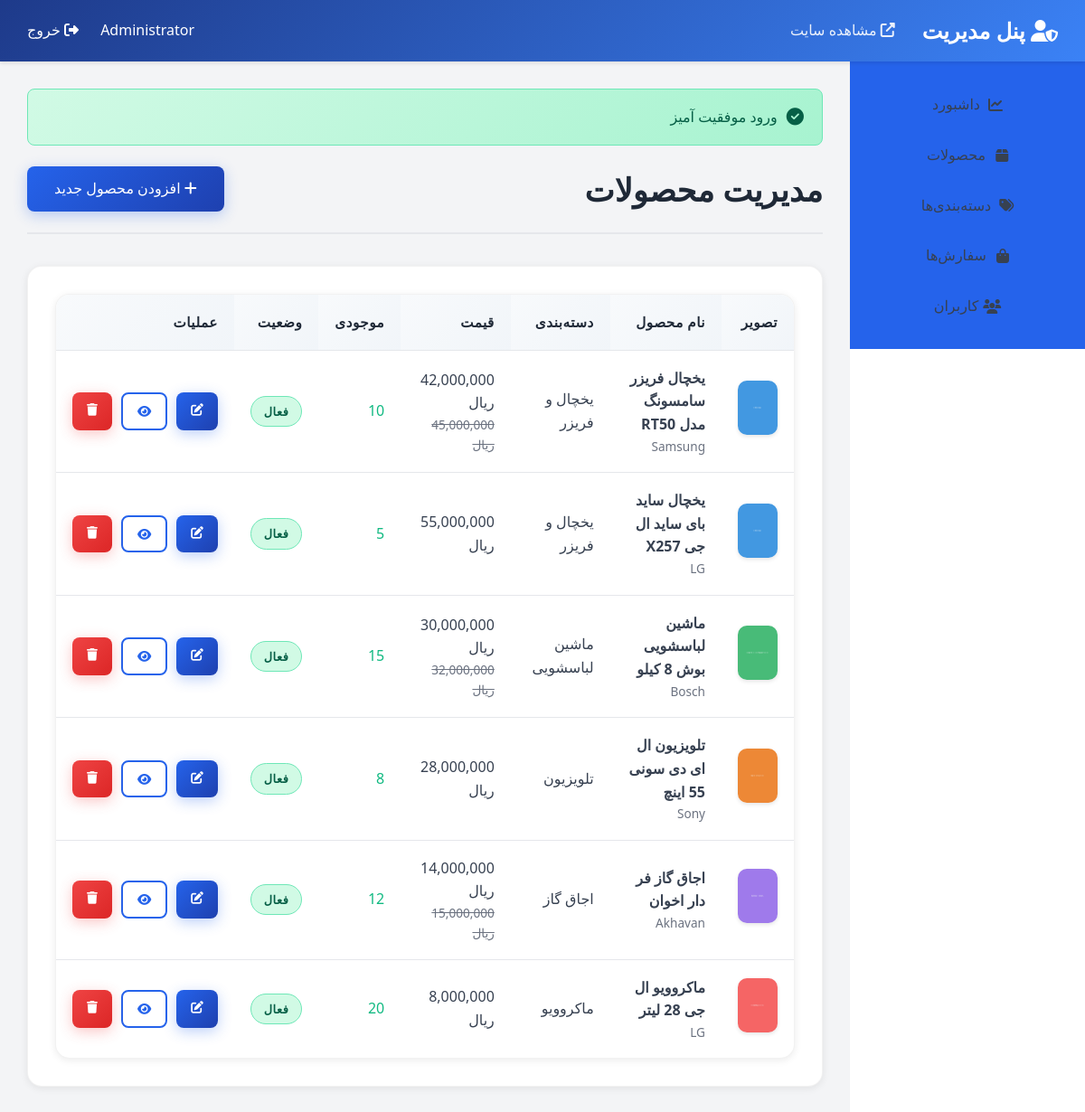
/admin/products.php (signed in), run on the app's committed database.
### tables this page shows
CREATE TABLE IF NOT EXISTS users (
    id INT AUTO_INCREMENT PRIMARY KEY,
    username VARCHAR(50) NOT NULL UNIQUE,
    email VARCHAR(100) NOT NULL UNIQUE,
    password VARCHAR(255) NOT NULL,
    full_name VARCHAR(100) NOT NULL,
    phone VARCHAR(20),
    address TEXT,
    city VARCHAR(50),
    postal_code VARCHAR(20),
    role ENUM('admin', 'customer') DEFAULT 'customer',
    status ENUM('active', 'inactive', 'banned') DEFAULT 'active',
    created_at TIMESTAMP DEFAULT CURRENT_TIMESTAMP,
    updated_at TIMESTAMP DEFAULT CURRENT_TIMESTAMP ON UPDATE CURRENT_TIMESTAMP,
    INDEX idx_username (username),
    INDEX idx_email (email),
    INDEX idx_role (role)
);

CREATE TABLE IF NOT EXISTS products (
    id INT AUTO_INCREMENT PRIMARY KEY,
    category_id INT NOT NULL,
    name VARCHAR(200) NOT NULL,
    description TEXT,
    price DECIMAL(10, 2) NOT NULL,
    discount_price DECIMAL(10, 2) DEFAULT NULL,
    stock INT DEFAULT 0,
    image VARCHAR(255),
    brand VARCHAR(100),
    model VARCHAR(100),
    warranty VARCHAR(100),
    status ENUM('active', 'inactive', 'out_of_stock') DEFAULT 'active',
    featured TINYINT(1) DEFAULT 0,
    created_at TIMESTAMP DEFAULT CURRENT_TIMESTAMP,
    updated_at TIMESTAMP DEFAULT CURRENT_TIMESTAMP ON UPDATE CURRENT_TIMESTAMP,
    FOREIGN KEY (category_id) REFERENCES categories(id) ON DELETE CASCADE,
    INDEX idx_category (category_id),
    INDEX idx_status (status),
    INDEX idx_featured (featured),
    INDEX idx_price (price)
);

CREATE TABLE IF NOT EXISTS categories (
    id INT AUTO_INCREMENT PRIMARY KEY,
    name VARCHAR(100) NOT NULL,
    description TEXT,
    image VARCHAR(255),
    parent_id INT DEFAULT NULL,
    status ENUM('active', 'inactive') DEFAULT 'active',
    created_at TIMESTAMP DEFAULT CURRENT_TIMESTAMP,
    updated_at TIMESTAMP DEFAULT CURRENT_TIMESTAMP ON UPDATE CURRENT_TIMESTAMP,
    FOREIGN KEY (parent_id) REFERENCES categories(id) ON DELETE SET NULL,
    INDEX idx_status (status),
    INDEX idx_parent (parent_id)
);

### includes/functions.php (called while the page is built, shortened)
<?php
function isLoggedIn() {
    return isset($_SESSION['user_id']);
}
function getCurrentUserId() {
    return $_SESSION['user_id'] ?? null;
}
function getCurrentUser() {
    $db = getDB();
    $userId = getCurrentUserId();
    $stmt = $db->prepare("SELECT id, username, email, full_name, phone, address, city, postal_code, role FROM users WHERE id = ?");
    $stmt->bind_param("i", $userId);
    $stmt->execute();
    $result = $stmt->get_result();
    return $result->fetch_assoc();
}
function formatPrice($price) {
    return number_format($price, 0, '.', ',') . ' ریال';
}
function getFlashMessage() {
    if (isset($_SESSION['flash_message'])) {
        $flash = $_SESSION['flash_message'];
        return $flash;
    }
    return null;
}

### includes/db.php (called while the page is built, shortened)
<?php
class Database {
    private static $instance = null;
    private $connection;
    private function __construct() {
        try {
            $this->connection = new mysqli(DB_HOST, DB_USER, DB_PASS, DB_NAME);
            $this->connection->set_charset("utf8mb4");
        } catch (Exception $e) {
            die("Database connection error: " . $e->getMessage());
        }
    }
    public static function getInstance() {
        if (self::$instance === null) {
            self::$instance = new self();
        }
        return self::$instance;
    }
    public function prepare($sql) {
        return $this->connection->prepare($sql);
    }
}
function getDB() {
    return Database::getInstance();
}

### includes/Product.php (called while the page is built, shortened)
<?php
require_once __DIR__ . '/db.php';
require_once __DIR__ . '/functions.php';
class Product {
    private $db;
    public function __construct() {
        $this->db = getDB();
    }
    public function getProducts($filters = [], $limit = 20, $offset = 0) {
        $where = [];
        $params = [];
        $types = '';
        $whereClause = !empty($where) ? implode(' AND ', $where) : '1=1';
        $orderBy = $filters['order_by'] ?? 'p.created_at DESC';
        $sql = "SELECT p.*, c.name as category_name
                FROM products p
                LEFT JOIN categories c ON p.category_id = c.id
                WHERE $whereClause
                ORDER BY $orderBy
                LIMIT ? OFFSET ?";
        $params[] = $limit;
        $params[] = $offset;
        $types .= 'ii';
        $stmt = $this->db->prepare($sql);
        if (!empty($params)) {
            $stmt->bind_param($types, ...$params);
        }
        $stmt->execute();
        $result = $stmt->get_result();
        $products = [];
        while ($row = $result->fetch_assoc()) {
            $products[] = $row;
        }
        return $products;
    }
}

### admin/products.php (the view, shortened to what this page needs)
<?php
require_once __DIR__ . '/../includes/db.php';
require_once __DIR__ . '/../includes/functions.php';
require_once __DIR__ . '/../includes/Product.php';
$productObj = new Product();
require_once 'header.php';
$products = $productObj->getProducts(['show_all' => true], 100, 0);
?>
<div class="page-header">
    <h1 class="page-title">مدیریت محصولات</h1>
    <a href="<?php echo ADMIN_URL; ?>/product-edit.php" class="btn btn-primary">
        <i class="fas fa-plus"></i> افزودن محصول جدید
    </a>
</div>
<div class="admin-card">
    <?php if (!empty($products)): ?>
        <div class="admin-table">
            <table>
                <thead>
                    <tr>
                        <th style="width: 80px;">تصویر</th>
                        <th>نام محصول</th>
                        <th>دسته‌بندی</th>
                        <th>قیمت</th>
                        <th>موجودی</th>
                        <th>وضعیت</th>
                        <th style="width: 150px;">عملیات</th>
                    </tr>
                </thead>
                <tbody>
                    <?php foreach ($products as $product): ?>
                        <tr>
                            <td>
                                <?php if ($product['image']): ?>
                                    <img src="<?php echo SITE_URL; ?>/uploads/products/<?php echo htmlspecialchars($product['image']); ?>"
                                         alt="<?php echo htmlspecialchars($product['name']); ?>">
                                <?php else: ?>
                                    <div style="width: 50px; height: 50px; background: var(--light-color); border-radius: 8px; display: flex; align-items: center; justify-content: center;">
                                        <i class="fas fa-image" style="color: var(--text-light);"></i>
                                    </div>
                                <?php endif; ?>
                            </td>
                            <td>
                                <strong><?php echo htmlspecialchars($product['name']); ?></strong>
                                <?php if ($product['brand']): ?>
                                    <div style="color: var(--text-light); font-size: 0.85rem;">
                                        <?php echo htmlspecialchars($product['brand']); ?>
                                    </div>
                                <?php endif; ?>
                            </td>
                            <td><?php echo htmlspecialchars($product['category_name']); ?></td>
                            <td>
                                <?php if ($product['discount_price']): ?>
                                    <div><?php echo formatPrice($product['discount_price']); ?></div>
                                    <div style="color: var(--text-light); font-size: 0.85rem; text-decoration: line-through;">
                                        <?php echo formatPrice($product['price']); ?>
                                    </div>
                                <?php else: ?>
                                    <?php echo formatPrice($product['price']); ?>
                                <?php endif; ?>
                            </td>
                            <td>
                                <?php if ($product['stock'] > 0): ?>
                                    <span style="color: var(--secondary-color);"><?php echo $product['stock']; ?></span>
                                <?php else: ?>
                                    <span style="color: var(--danger-color);">ناموجود</span>
                                <?php endif; ?>
                            </td>
                            <td>
                                <?php
                                $statusMap = [
                                    'active' => ['فعال', 'status-active'],
                                    'inactive' => ['غیرفعال', 'status-inactive'],
                                    'out_of_stock' => ['ناموجود', 'status-inactive']
                                ];
                                $statusInfo = $statusMap[$product['status']] ?? ['نامشخص', 'status-inactive'];
                                ?>
                                <span class="status-badge <?php echo $statusInfo[1]; ?>">
                                    <?php echo $statusInfo[0]; ?>
                                </span>
                            </td>
                            <td>
                                <div class="action-buttons">
                                    <a href="<?php echo ADMIN_URL; ?>/product-edit.php?id=<?php echo $product['id']; ?>"
                                       class="btn btn-sm btn-primary" title="ویرایش">
                                        <i class="fas fa-edit"></i>
                                    </a>
                                    <a href="<?php echo SITE_URL; ?>/public/product-detail.php?id=<?php echo $product['id']; ?>"
                                       class="btn btn-sm btn-outline" title="مشاهده" target="_blank">
                                        <i class="fas fa-eye"></i>
                                    </a>
                                    <a href="?delete=1&id=<?php echo $product['id']; ?>"
                                       class="btn btn-sm btn-danger confirm-delete" title="حذف">
                                        <i class="fas fa-trash"></i>
                                    </a>
                                </div>
                            </td>
                        </tr>
                    <?php endforeach; ?>
                </tbody>
            </table>
        </div>
    <?php endif; ?>
</div>
<?php require_once 'footer.php'; ?>

### admin/header.php (shortened to what this page needs)
<?php
require_once __DIR__ . '/../includes/db.php';
require_once __DIR__ . '/../includes/functions.php';
$currentUser = getCurrentUser();
?>
<!DOCTYPE html>
<html lang="fa">
<head>
    <link rel="stylesheet" href="<?php echo SITE_URL; ?>/assets/css/style.css">
    <link rel="stylesheet" href="<?php echo SITE_URL; ?>/assets/css/admin.css">
    <link rel="stylesheet" href="https://cdnjs.cloudflare.com/ajax/libs/font-awesome/6.4.0/css/all.min.css">
</head>
<body style="background: #f3f4f6;">
    <header style="background: linear-gradient(135deg, #1e3a8a, #3b82f6); box-shadow: 0 2px 4px rgba(0,0,0,0.1);">
        <div style="padding: 15px 30px; display: flex; justify-content: space-between; align-items: center;">
            <div style="display: flex; align-items: center; gap: 30px;">
                <h1 style="color: white; font-size: 1.5rem; margin: 0;">
                    <i class="fas fa-user-shield"></i> پنل مدیریت
                </h1>
                <a href="<?php echo SITE_URL; ?>/public/index.php" target="_blank" style="color: white; opacity: 0.9;">
                    <i class="fas fa-external-link-alt"></i> مشاهده سایت
                </a>
            </div>
            <div style="color: white;">
                <span><?php echo htmlspecialchars($currentUser['full_name']); ?></span>
                <a href="<?php echo SITE_URL; ?>/public/logout.php" style="color: white; margin-right: 20px;">
                    <i class="fas fa-sign-out-alt"></i> خروج
                </a>
            </div>
        </div>
    </header>
    <div style="display: flex; min-height: calc(100vh - 60px);">
        <aside style="width: 260px; background: white; box-shadow: 2px 0 4px rgba(0,0,0,0.05);">
            <nav style="padding: 20px 0;">
                <ul style="list-style: none; padding: 0; margin: 0;">
                    <li>
                        <a href="<?php echo ADMIN_URL; ?>/index.php" style="display: flex; align-items: center; padding: 15px 25px; color: var(--text-color); transition: all 0.3s;">
                            <i class="fas fa-chart-line" style="width: 25px;"></i>
                            <span>داشبورد</span>
                        </a>
                    </li>
                    <li>
                        <a href="<?php echo ADMIN_URL; ?>/products.php" style="display: flex; align-items: center; padding: 15px 25px; color: var(--text-color); transition: all 0.3s;">
                            <i class="fas fa-box" style="width: 25px;"></i>
                            <span>محصولات</span>
                        </a>
                    </li>
                    <li>
                        <a href="<?php echo ADMIN_URL; ?>/categories.php" style="display: flex; align-items: center; padding: 15px 25px; color: var(--text-color); transition: all 0.3s;">
                            <i class="fas fa-tags" style="width: 25px;"></i>
                            <span>دسته‌بندی‌ها</span>
                        </a>
                    </li>
                    <li>
                        <a href="<?php echo ADMIN_URL; ?>/orders.php" style="display: flex; align-items: center; padding: 15px 25px; color: var(--text-color); transition: all 0.3s;">
                            <i class="fas fa-shopping-bag" style="width: 25px;"></i>
                            <span>سفارش‌ها</span>
                        </a>
                    </li>
                    <li>
                        <a href="<?php echo ADMIN_URL; ?>/users.php" style="display: flex; align-items: center; padding: 15px 25px; color: var(--text-color); transition: all 0.3s;">
                            <i class="fas fa-users" style="width: 25px;"></i>
                            <span>کاربران</span>
                        </a>
                    </li>
                </ul>
            </nav>
        </aside>
        <main style="flex: 1; padding: 30px;">
            <?php
            $flash = getFlashMessage();
            if ($flash):
            ?>
                <div class="alert alert-<?php echo $flash['type']; ?>" style="margin-bottom: 20px;">
                    <?php echo htmlspecialchars($flash['message']); ?>
                </div>
            <?php endif; ?>

### data on the page
users: full_name "Administrator"
products: image (picture), name "یخچال فریزر سامسونگ مدل RT50", brand "Samsung", category.name "یخچال و فریزر", discount_price "42,000,000 ریال", price "45,000,000 ریال", stock "10", status "فعال"
products: image (picture), name "یخچال ساید بای ساید ال جی X257", brand "LG", category.name "یخچال و فریزر", price "55,000,000 ریال", stock "5", status "فعال"
products: image (picture), name "ماشین لباسشویی بوش 8 کیلو", brand "Bosch", category.name "ماشین لباسشویی", discount_price "30,000,000 ریال", price "32,000,000 ریال", stock "15", status "فعال"
products: image (picture), name "تلویزیون ال ای دی سونی 55 اینچ", brand "Sony", category.name "تلویزیون", price "28,000,000 ریال", stock "8", status "فعال"
products: image (picture), name "اجاق گاز فر دار اخوان", brand "Akhavan", category.name "اجاق گاز", discount_price "14,000,000 ریال", price "15,000,000 ریال", stock "12", status "فعال"
products: image (picture), name "ماکروویو ال جی 28 لیتر", brand "LG", category.name "ماکروویو", price "8,000,000 ریال", stock "20", status "فعال"

### other printed values
$flash['message'] "ورود موفقیت آمیز"
